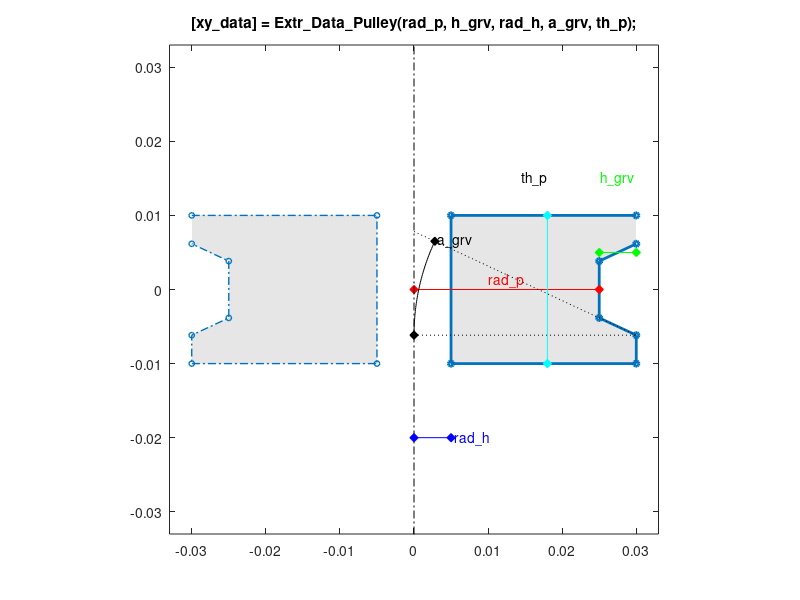

Reproduce this figure in MATLAB.
function [xy_data] = Extr_Data_Pulley(rad_p, h_grv, rad_h, a_grv, th_p,  varargin)
%Extr_Data_Pulley Produce Produce *revolution* data for a pulley.
%   [xy_data] = Extr_Data_Pulley((rad_p, h_grv, rad_h, a_grv, th_p)
%   This function returns x-y data for a pulley for use in a revolved solid.
%   You can specify:
%       Pulley radius	 rad_p   (radius where cable wraps)
%       Depth of groove	 h_grv   (height of edges surrounding cable)
%       Hole radius      rad_h   
%       Angle of groove	 a_grv   (angle of edges surrounding cable)
%       Pulley thickness th_p
%
%   To see a plot showing parameter values, enter the name
%   of the function with no arguments
%   >> Extr_Data_Pulley
%
%   To see a plot created with your parameter values,
%   add 'plot' as the final argument
%   >> Extr_Data_Pulley(0.025,0.005,0.005,25,0.02,'plot')

% Copyright 2012-2018 The MathWorks, Inc.

% Default data to show diagram
if (nargin == 0)
    rad_p = 0.025;
    rad_h = 0.005;
    h_grv = 0.005;
    a_grv = 25;
    th_p  = 0.02;
end

% Check if plot should be produced
if (isempty(varargin))
    showplot = 'n';
else
    showplot = varargin;
end

d_grv = min(h_grv,(th_p/2)/tand(a_grv));
w_grWall = d_grv*tand(a_grv);

% Calculate revolution data
xy_data = [...
  rad_p+d_grv         ,  0.5 * th_p;...
  rad_h               ,  0.5 * th_p;...
  rad_h               , -0.5 * th_p;...
  rad_p+d_grv         , -0.5 * th_p];

if (w_grWall >= (th_p/2))
  xy_data = [...
      xy_data;...
      rad_p , 0];
else
  xy_data = [...
      xy_data;...
      rad_p+d_grv , -0.5*(th_p)+(0.5*(th_p)-w_grWall)/2;...
      rad_p       , -(0.5*(th_p)-w_grWall)/2;...
      rad_p       , +(0.5*(th_p)-w_grWall)/2;...
      rad_p+d_grv , +0.5*(th_p)-(0.5*(th_p)-w_grWall)/2];
end
    
% Plot diagram to show parameters and extrusion
if (nargin == 0 || strcmpi(showplot,'plot'))
    
    % Figure name
    figString = ['h1_' mfilename];
    % Only create a figure if no figure exists
    figExist = 0;
    fig_hExist = evalin('base',['exist(''' figString ''')']);
    if (fig_hExist)
        figExist = evalin('base',['ishandle(' figString ') && strcmp(get(' figString ', ''type''), ''figure'')']);
    end
    if ~figExist
        fig_h = figure('Name',figString);
        assignin('base',figString,fig_h);
    else
        fig_h = evalin('base',figString);
    end
    figure(fig_h)
    clf(fig_h)
    
    temp_colordef = get(gca,'ColorOrder');
    
    % Plot extrusion
    patch(xy_data(:,1),xy_data(:,2),[1 1 1]*0.90,'EdgeColor','none');
    hold on
    plot(xy_data(:,1),xy_data(:,2),'-','Marker','o','MarkerSize',4,'LineWidth',2);
    axis('equal');
    axis([-1.1 1.1 -1.1 1.1]*(rad_p+d_grv));

    
    % Mirror data to show revolution
    patch(-xy_data(:,1),xy_data(:,2),[1 1 1]*0.90,'EdgeColor','none');
    hold on
    plot(-xy_data(:,1),xy_data(:,2),'-.','Color',temp_colordef(1,:),...
        'MarkerEdgeColor',temp_colordef(1,:),'Marker','o','MarkerSize',4,'LineWidth',1);
    
   
    % Show parameters
    hold on
    
    plot([0 rad_p ],[0 0],'r-d','MarkerFaceColor','r');
    text(rad_p/2,rad_p*0.05,'{\color{red}rad\_p}',...
        'HorizontalAlignment','center');
    
    plot([rad_p rad_p+h_grv],[1 1]*0.5*th_p/2,'g-d','MarkerFaceColor','g');
    text(rad_p+h_grv/2,1.5*th_p/2,'{\color{green}h\_grv}',...
        'HorizontalAlignment','center');
    
    if (w_grWall >= (th_p/2))
       pt_ind = 4;
    else
       pt_ind = 5;
    end

	plot([0 xy_data(pt_ind,1)],[xy_data(pt_ind,2) xy_data(pt_ind,2)],'k:');
	plot([0 xy_data(pt_ind,1)],[xy_data(pt_ind,1)*tand(a_grv)+xy_data(pt_ind,2) xy_data(pt_ind,2)],'k:');

    arc1_r = xy_data(pt_ind,1);

    arc1 = linspace(0,a_grv,50)';
    plot((1-cosd(arc1))*arc1_r,sind(arc1)*arc1_r+xy_data(pt_ind,2),'k-');
    plot((1-cosd(arc1(1)))*arc1_r,sind(arc1(1))*arc1_r+xy_data(pt_ind,2),'kd','MarkerFaceColor','k');
    plot((1-cosd(arc1(end)))*arc1_r,sind(arc1(end))*arc1_r+xy_data(pt_ind,2),'kd','MarkerFaceColor','k');
    text((1-cosd(arc1(end)))*arc1_r,sind(arc1(end))*arc1_r+xy_data(pt_ind,2),' a\_grv');

    plot([0 0], [-1 1]*2*th_p,'k-.');
    plot([0 rad_h],[1 1]*(-th_p),'b-d','MarkerFaceColor','b');
    text(rad_h,-th_p,'{\color{blue} rad\_h}');

	plot([1 1]*(rad_h+rad_p)*0.6,[-1 1]*th_p/2,'c-d','MarkerFaceColor','c');
    text((rad_h+rad_p)*0.6,th_p/2*1.5,'{\color{cyan} th\_p}',...
        'HorizontalAlignment','right');

    title(['[xy\_data] = Extr\_Data\_Pulley(rad\_p, h\_grv, rad\_h, a\_grv, th\_p);']);
    
    hold off
    box on
    clear xy_data
end
